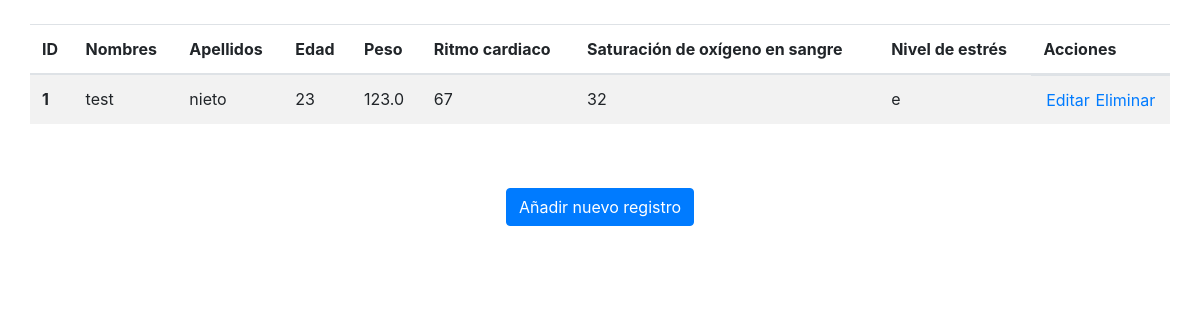
/show/, run on an earlier commit of the app's database.
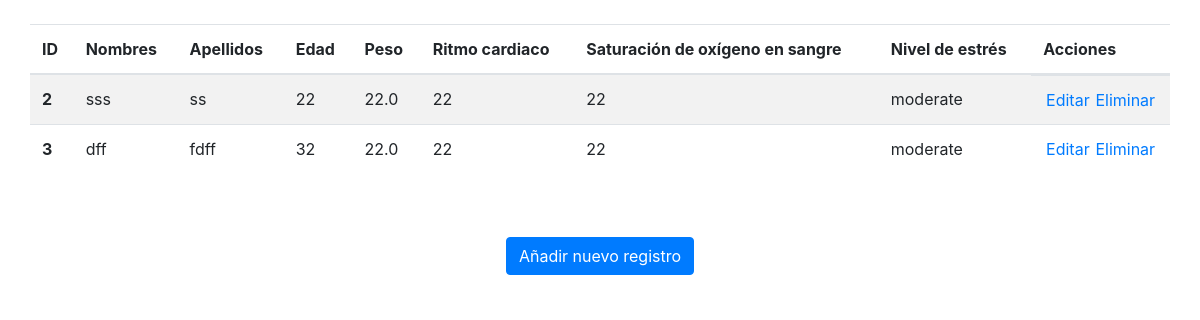
And on a later commit of the database.
### metricas/models.py (models this page shows)
class Metrics(models.Model):
    id = models.BigAutoField(primary_key=True, editable=False)
    names = models.CharField(max_length=100)
    surnames = models.CharField(max_length=100)
    age = models.IntegerField()
    weight = models.FloatField()
    heartRate = models.IntegerField(
        help_text="Frecuencia Cardiaca(Heart Rate) medida en BPM(Beats per minute)/Pulsaciones por minuto")
    bloodOxygenSaturation = models.IntegerField(
        help_text="Saturación de Oxígeno en Sangre")
    STRESS_LEVEL = (
        ('low', 'Low'),
        ('moderate', 'Moderate'),
        ('high', 'High'),
        ('extreme', 'Extreme'),
    )
    stresslevel = models.CharField(
        max_length=20, choices=STRESS_LEVEL, default='low', help_text='Nivel de estrés')
    class Meta:
        db_table = "metrics"

### metricas/views.py (the view)
# urls.py: path('show/', views.show),
def show(request):
    metric = Metrics.objects.all()
    return render(request, "show.html", {'metric': metric})

### metricas/templates/show.html
{% extends "base_generic.html" %}
{% block content %}
<table class="table table-striped">
    <thead>
        <tr>
            <th scope="col">ID</th>
            <th scope="col">Nombres</th>
            <th scope="col">Apellidos</th>
            <th scope="col">Edad</th>
            <th scope="col">Peso</th>
            <th scope="col">Ritmo cardiaco</th>
            <th scope="col">Saturación de oxígeno en sangre</th>
            <th scope="col">Nivel de estrés</th>
            <th scope="col">Acciones</th>
        </tr>
    </thead>
    <tbody>
        {% for metrics in metric %}
        <tr>
            <th scope="row">{{ metrics.id }}</th>
            <td>{{ metrics.names }}</td>
            <td>{{ metrics.surnames }}</td>
            <td>{{ metrics.age }}</td>
            <td>{{ metrics.weight }}</td>
            <td>{{ metrics.heartRate }}</td>
            <td>{{ metrics.bloodOxygenSaturation }}</td>
            <td>{{ metrics.stresslevel }}</td>
            <td class="d-flex justify-content-around">
                <a href="/edit/{{ metrics.id }}"><span class="glyphicon glyphicon-pencil">Editar</span></a>
                <a href="/delete/{{ metrics.id }}">Eliminar</a>
            </td>
        </tr>
        {% endfor %}
    </tbody>
</table>
<br>
<br>
<center><a href="/diary" class="btn btn-primary">Añadir nuevo registro</a></center>
{% endblock %}

### metricas/templates/base_generic.html (shortened to what this page needs)
<!DOCTYPE html>
<html lang="en">
<head>
    <link rel="stylesheet" href="https://stackpath.bootstrapcdn.com/bootstrap/4.3.1/css/bootstrap.min.css">
    {% load static %}
    <link rel="stylesheet" href="{% static 'css/styles.css' %}">
</head>
<body>
    <div class="container-fluid">
        <div class="col-12 mt-4 w-100">
            {% block content %}{% endblock %}
        </div>
    </div>
</body>
</html>

What changed in the data, as far as the page shows it:
removed Metrics: id "1", names "test", surnames "nieto", age "23", weight "123.0", heartRate "67", bloodOxygenSaturation "32", stresslevel "e"
added Metrics: id "2", names "sss", surnames "ss", age "22", weight "22.0", heartRate "22", bloodOxygenSaturation "22", stresslevel "moderate"
added Metrics: id "3", names "dff", surnames "fdff", age "32", weight "22.0", heartRate "22", bloodOxygenSaturation "22", stresslevel "moderate"
